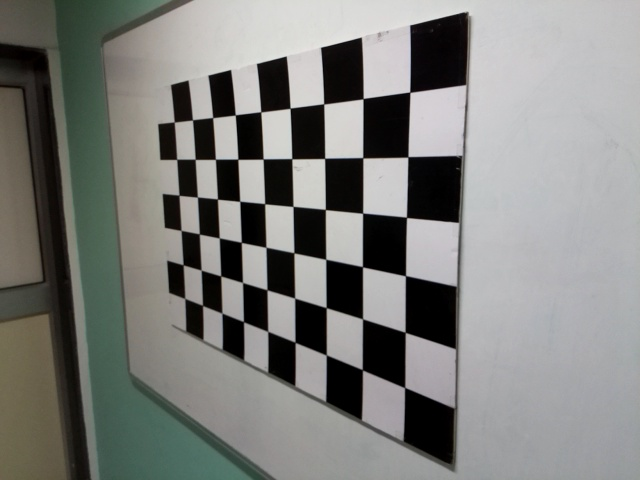
#> input picture DATA-SCIENCE-AND-MACHINE-LEARNING-Projects/CV Camera Callibration/Q4_ChessBoard_Dataset/image_01.jpg, 640 x 480 px; its folder holds 4 pictures in this run
$ python CV_Ass2_Q4.py
#> lines starting #> are read from the running program, lines starting #| are printed output that depends on the picture; after the words box and inside, x2 and y2 are one past the last pixel; in counts of white or black regions, pixels touching at a corner belong together
# %%


# %%
# """
# Performing camera calibration by
# passing the value of known 3D points (objpoints)
# and corresponding pixel coordinates of the
# detected corners (imgpoints)
# """
# ret, mtx, dist, rvecs, tvecs = cv2.calibrateCamera(objpoints, imgpoints, gray.shape[::-1],None,None)

# print("Camera matrix : \n")
# print(mtx)
# print("dist : \n")
# print(dist)
# print("rvecs : \n")
# print(rvecs)
# print("tvecs : \n")
# print(tvecs)

# %%


# %%


# %%


# %%
import cv2
import numpy as np
import glob
import matplotlib.pyplot as plt


# %%
# Defining the dimensions of checkerboard
CHECKERBOARD = (6, 9)
criteria = (cv2.TERM_CRITERIA_EPS + cv2.TERM_CRITERIA_MAX_ITER, 30, 0.001)

# Creating vector to store vectors of 3D points for each checkerboard image
objpoints = []
# Creating vector to store vectors of 2D points for each checkerboard image
imgpoints = []


# %%
# Defining the world coordinates for 3D points
objp = np.zeros((1, CHECKERBOARD[0]*CHECKERBOARD[1], 3), np.float32)
objp[0,:,:2] = np.mgrid[0:CHECKERBOARD[0], 0:CHECKERBOARD[1]].T.reshape(-1, 2)
prev_img_shape = None

print(len(objpoints))

# Extracting path of individual image stored in a given directory
images = glob.glob('./Q4_ChessBoard_Dataset/*.jpg')
sorted(images)

total_images = len(images)

print(f"Total Images:{total_images}")

# %%
print(images)

# %%


for idx, fname in enumerate(images):
    img = cv2.imread(fname)
#> img is the input picture: shape (480, 640, 3); mean B, G, R 124.2, 127.3, 126.5
    gray = cv2.cvtColor(img, cv2.COLOR_BGR2GRAY)
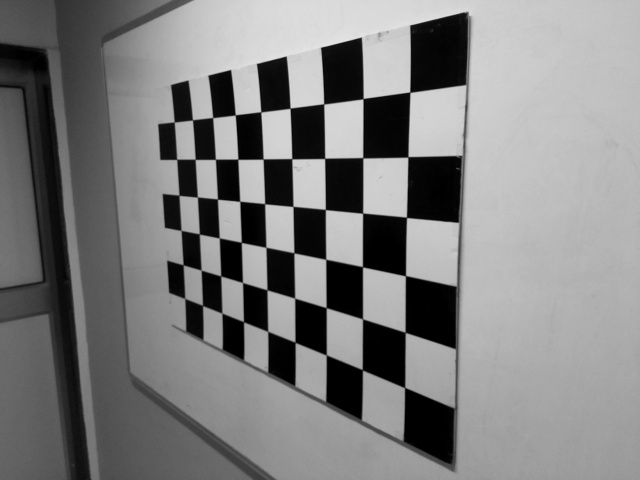
#> gray: shape (480, 640); min 0, max 232, mean 126.7
    ret, corners = cv2.findChessboardCorners(gray, CHECKERBOARD, cv2.CALIB_CB_ADAPTIVE_THRESH + cv2.CALIB_CB_FAST_CHECK + cv2.CALIB_CB_NORMALIZE_IMAGE)
#> ret = True; corners = 54 rows, first 8: [409.8, 92.17], [407.8, 156.9], [406.6, 217.6], [405.5, 275.6], [405.3, 332.1], [404.7, 387.4], [362.9, 98.66], [362.9, 157.8]

    if ret == True:
        objpoints.append(objp)
        corners2 = cv2.cornerSubPix(gray, corners, (11,11), (-1,-1), criteria)
#> corners2 = 54 rows, first 8: [409.8, 92.19], [407.9, 156.9], [406.5, 217.3], [405.5, 275.7], [405.1, 332.3], [404.6, 387.5], [363.1, 98.63], [362.8, 157.7]
        imgpoints.append(corners2)
        cv2.drawChessboardCorners(img, CHECKERBOARD, corners2, ret)
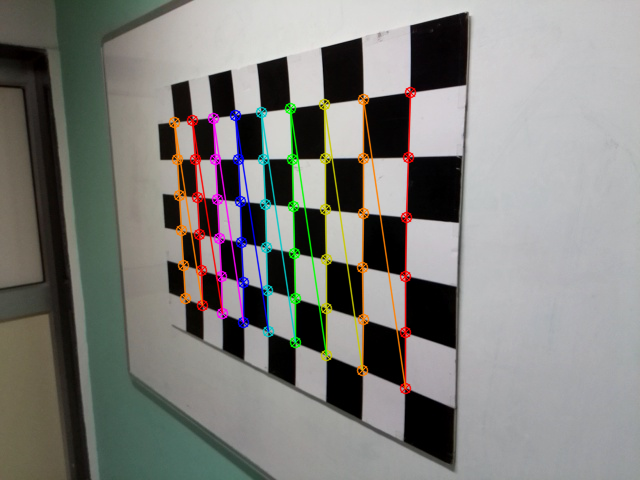
#> img: shape (480, 640, 3); 5.03% of pixels changed, all inside (x1, y1, x2, y2) = (168, 86, 417, 395)

    # Convert BGR to RGB for matplotlib
    img_rgb = cv2.cvtColor(img, cv2.COLOR_BGR2RGB)
    plt.figure(figsize=(10, 6))
    plt.imshow(img_rgb)
    plt.title(f'Image {idx+1}')
    plt.axis('off')
    plt.show()
#> pass 2 of the loop `for idx, fname in enumerate(images):`:
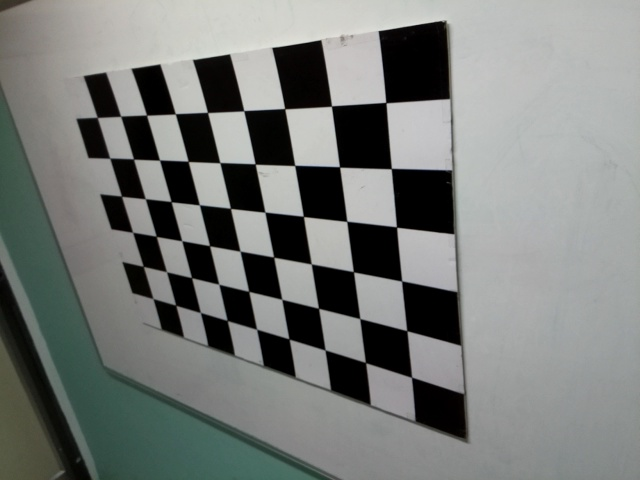
#> input picture DATA-SCIENCE-AND-MACHINE-LEARNING-Projects/CV Camera Callibration/Q4_ChessBoard_Dataset/image_02.jpg, 640 x 480 px
#> img is the input picture: shape (480, 640, 3); mean B, G, R 121.1, 123.8, 120.6
#> corners = 54 rows, first 8: [385.8, 102.7], [391.3, 168.5], [397.1, 227.5], [401.6, 281], [407, 330.8], [411.7, 377.1], [331.5, 106], [340, 167.4]
#> corners2 = 54 rows, first 8: [385.9, 102.6], [391.3, 168.6], [396.5, 227], [401.6, 281], [406.8, 330.7], [411.5, 377.2], [331.5, 106.1], [339.5, 166.9]
#> `cv2.drawChessboardCorners(img, CHECKERBOARD, corners2, ret)`:
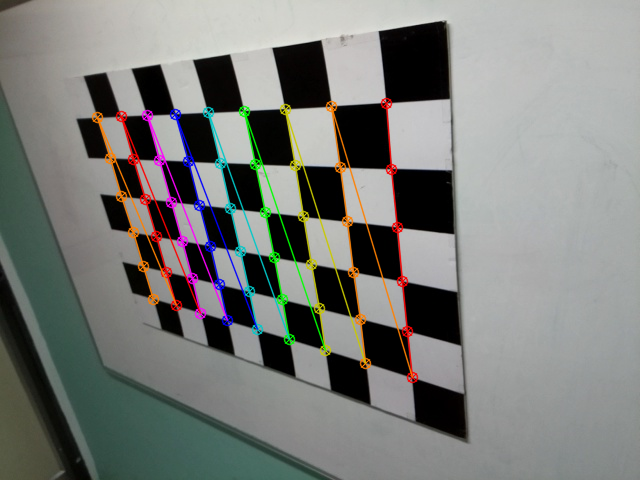
#> img: shape (480, 640, 3); 5.04% of pixels changed, all inside (x1, y1, x2, y2) = (91, 97, 419, 384)
#> pass 3 of the loop `for idx, fname in enumerate(images):`:
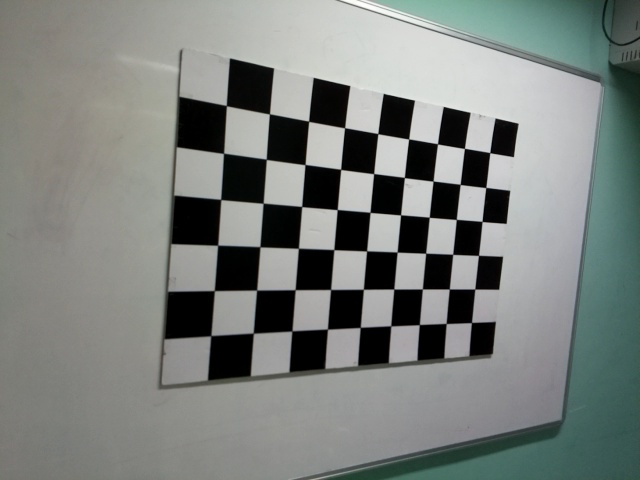
#> input picture DATA-SCIENCE-AND-MACHINE-LEARNING-Projects/CV Camera Callibration/Q4_ChessBoard_Dataset/image_03.jpg, 640 x 480 px
#> img is the input picture: shape (480, 640, 3); mean B, G, R 124.9, 128.4, 123.4
#> corners = 54 rows, first 8: [489.7, 153], [485.9, 187.5], [481.9, 221.4], [478.4, 255.3], [475, 289.1], [471.5, 322.5], [464.5, 148.5], [460.3, 184]
#> corners2 = 54 rows, first 8: [489.7, 152.6], [485.8, 187.5], [482, 221.5], [478.5, 255.4], [474.7, 289.1], [471.5, 322.5], [464.4, 148.4], [460.2, 184.4]
#> `cv2.drawChessboardCorners(img, CHECKERBOARD, corners2, ret)`:
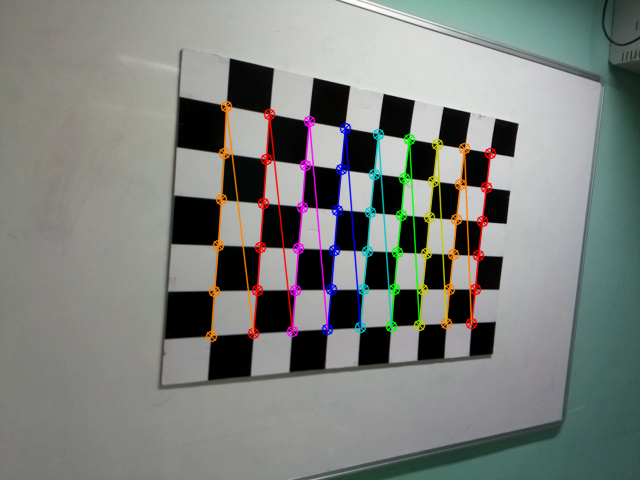
#> img: shape (480, 640, 3); 4.65% of pixels changed, all inside (x1, y1, x2, y2) = (205, 100, 497, 343)
#> the loop made 4 passes; the first 3 are shown

    # img = cv2.drawChessboardCorners(img, CHECKERBOARD, corners2,ret)
h,w = img.shape[:2]
#> h = 480; w = 640


# %%


# %%
"""
Performing camera calibration by
passing the value of known 3D points (objpoints)
and corresponding pixel coordinates of the
detected corners (imgpoints)
"""
ret, camera_mtx, dist, rvecs, tvecs = cv2.calibrateCamera(objpoints, imgpoints, gray.shape[::-1],None,None)

print("Camera matrix : \n")
print(camera_mtx)
print("dist : \n")
print(dist)
print("rvecs : \n")
print(rvecs)
print("tvecs : \n")
print(tvecs)

# %%
# Reporting intrinsic parameters
focal_length_x = camera_mtx[0, 0]
focal_length_y = camera_mtx[1, 1]
principal_point_x = camera_mtx[0, 2]
principal_point_y = camera_mtx[1, 2]
skew = camera_mtx[0, 1]  # This value is expected to be zero or very close to zero

print("Intrinsic Camera Parameters:")
print(f"Focal Lengths: fx = {focal_length_x}, fy = {focal_length_y}")
print(f"Principal Point: cx = {principal_point_x}, cy = {principal_point_y}")
print(f"Skew: {skew} (usually close to zero and not reported unless significant)")
print("")

# Reporting extrinsic parameters for each image
for i in range(len(rvecs)):
    rotation_vector = rvecs[i]
    translation_vector = tvecs[i]
    rotation_matrix, _ = cv2.Rodrigues(rotation_vector)  # Convert rotation vector to rotation matrix

    print(f"Extrinsic Parameters for Image {i+1}:")
    print("Rotation Matrix:")
    print(rotation_matrix)
    print("Translation Vector:")
    print(translation_vector)
    print("")


# %%
# #Q4 part 3

# # Using the derived camera parameters to undistort the image

# img = cv2.imread(images[0])
# # Refining the camera matrix using parameters obtained by calibration
# newcameramtx, roi = cv2.getOptimalNewCameraMatrix(camera_mtx, dist, (w,h), 1, (w,h))

# # Method 1 to undistort the image
# dst = cv2.undistort(img, camera_mtx, dist, None, newcameramtx)

# # Method 2 to undistort the image
# mapx,mapy=cv2.initUndistortRectifyMap(camera_mtx,dist,None,newcameramtx,(w,h),5)

# dst = cv2.remap(img,mapx,mapy,cv2.INTER_LINEAR)

# # Displaying the undistorted image
# cv2.imshow("undistorted image",dst)
# cv2.waitKey(0)


import matplotlib.pyplot as plt


# Let's iterate through the first five images to undistort them and display
for i, fname in enumerate(images[:5]):
    img = cv2.imread(fname)  # Read the image
    new_camera_mtx, roi = cv2.getOptimalNewCameraMatrix(camera_mtx, dist, (w,h), 1, (w,h))

    # Undistort using the new camera matrix
    dst = cv2.undistort(img, camera_mtx, dist, None, new_camera_mtx)
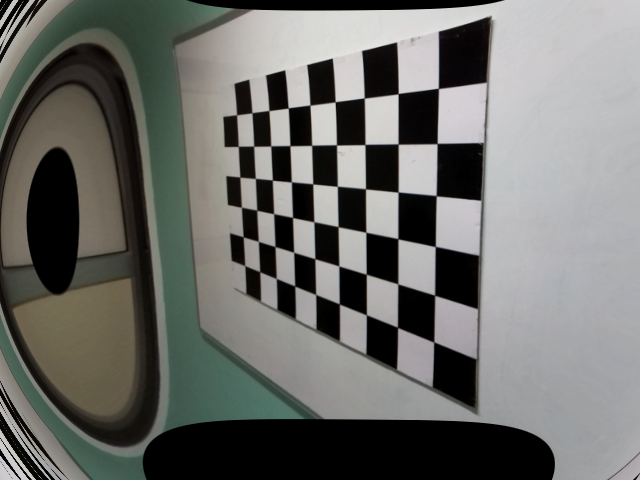
#> dst: shape (480, 640, 3); mean B, G, R 106.3, 109.8, 109.1

    # Convert to RGB for displaying with matplotlib
    dst_rgb = cv2.cvtColor(dst, cv2.COLOR_BGR2RGB)

    # Plot the undistorted images
    plt.figure(figsize=(10, 6))
    plt.imshow(dst_rgb)
    plt.title(f'Undistorted Image {i+1}')
    plt.axis('off')
    plt.show()
#> pass 2 of the loop `for i, fname in enumerate(images[:5]):`:
#> `dst = cv2.undistort(img, camera_mtx, dist, None, new_camera_mtx)`:
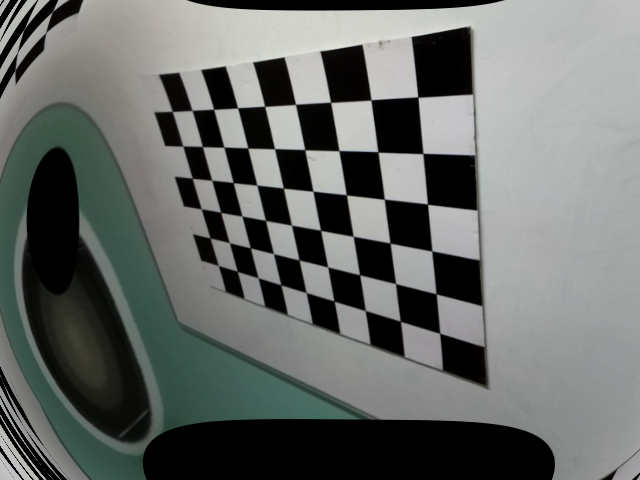
#> dst: shape (480, 640, 3); mean B, G, R 104.6, 107.2, 103.7
#> pass 3 of the loop `for i, fname in enumerate(images[:5]):`:
#> `dst = cv2.undistort(img, camera_mtx, dist, None, new_camera_mtx)`:
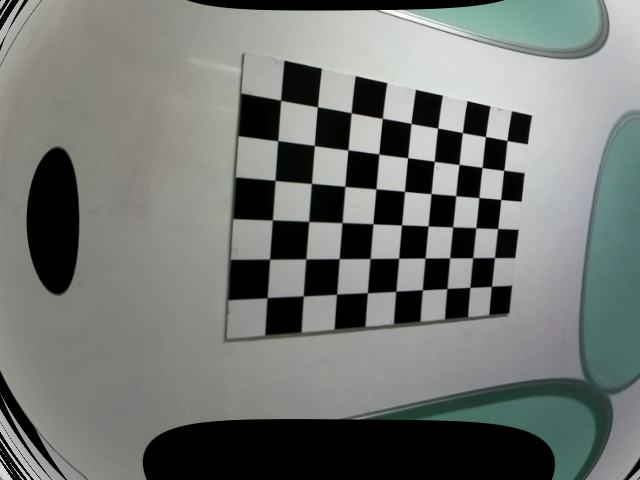
#> dst: shape (480, 640, 3); mean B, G, R 114.4, 117.6, 114
#> the loop made 4 passes; the first 3 are shown

# # Report the estimated radial distortion coefficients
# radial_distortion_coefficients = dist[:3]  # First three coefficients
# print(f"Radial Distortion Coefficients: {radial_distortion_coefficients}")

radial_distortion_coefficients = dist[0][:3]
print(f"Radial Distortion Coefficients: k1 = {radial_distortion_coefficients[0]}, k2 = {radial_distortion_coefficients[1]}, k3 = {radial_distortion_coefficients[2]}")


# %%
#Q4 part4

mean_error = 0
errors = []
for i in range(len(objpoints)):
    imgpoints2, _ = cv2.projectPoints(objpoints[i], rvecs[i], tvecs[i], camera_mtx, dist)
    error = cv2.norm(imgpoints[i], imgpoints2, cv2.NORM_L2)/len(imgpoints2)
    mean_error += error
    errors.append(error)
mean_error /= len(objpoints)

print(len(objpoints))
# print(objpoints)


mean_reprojection_error = np.mean(errors)
stddev_reprojection_error = np.std(errors)

plt.bar(range(len(errors)), errors)
plt.xlabel('Image index')
plt.ylabel('Reprojection error')
plt.title('Reprojection error for each of the 25 images')
plt.show()
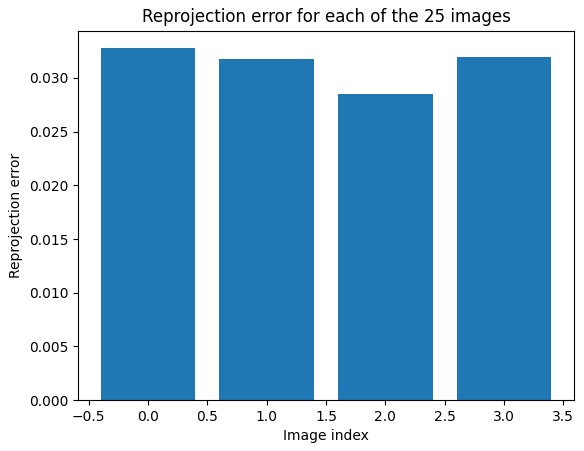
#> figure drawn by matplotlib, 1 panel; tallest bar 0.0328 high, from x = -0.4 to 0.4

print(f" Mean of the re-projection error : {mean_reprojection_error}")
print(f" Standard Deviation of the re-projection error: {stddev_reprojection_error}")

# %%
# Ensure that you only have data for the 25 images
#> (the run stopped early here; a loop or call above may not have finished)
